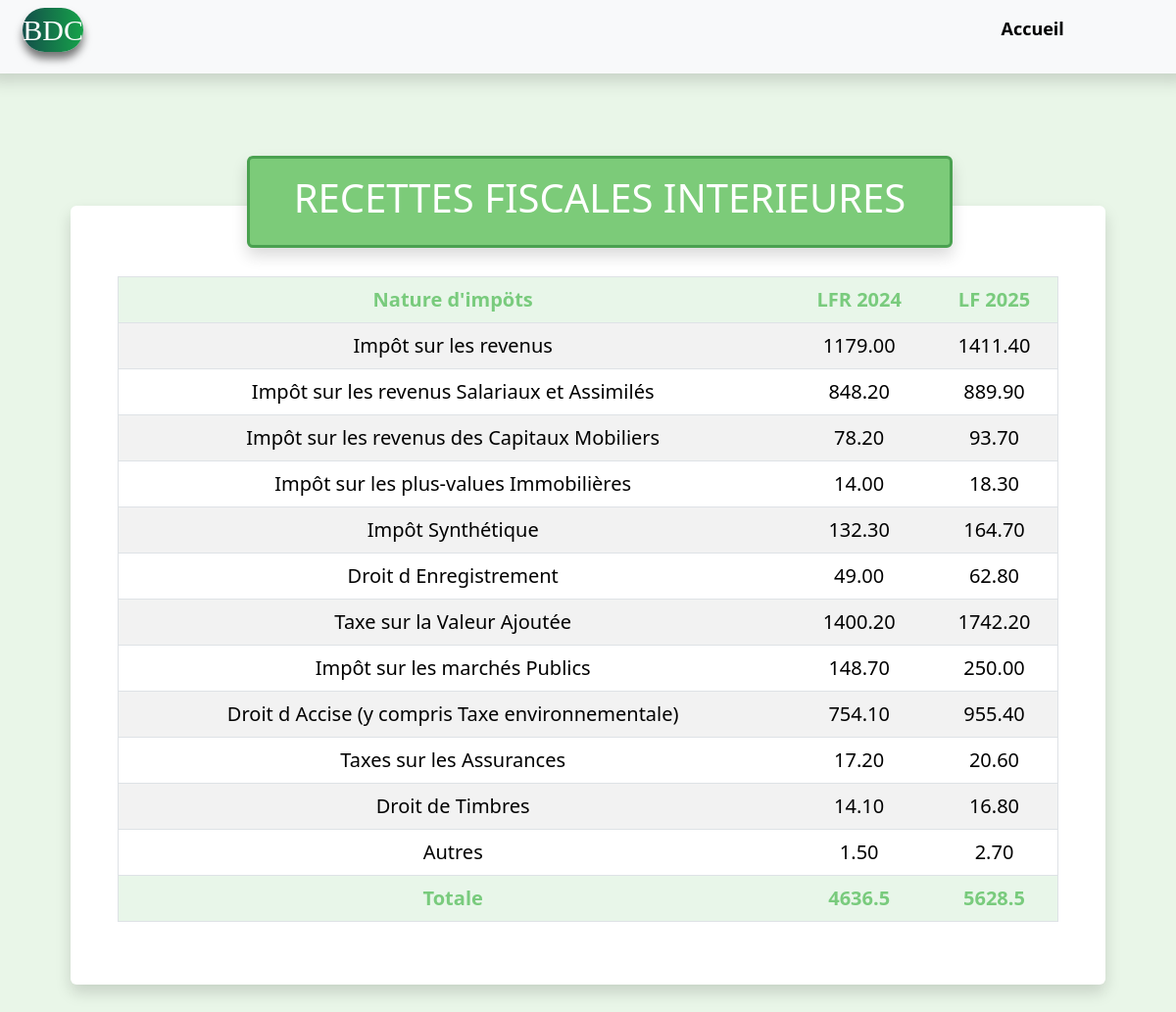
The page /pages/recette_fiscale.php on the database its author committed.
### tables this page shows
create table tableau3(
    Nom VARCHAR(100),
    avant DECIMAL(10,2),
    apres DECIMAL(10,2)
);

### inc/connecxon.php (called while the page is built, shortened)
<?php
function dbconnect()
{
    static $connect = null;
    if ($connect === null) {
        $connect = mysqli_connect('localhost','root','','BDC');
        mysqli_set_charset($connect, 'utf8mb4');
    }
    return $connect;
}
?>

### inc/fonction.php (called while the page is built, shortened)
<?php
    include('connecxon.php');
    function totale_recettes_fiscales()
    {
        $sql ="SELECT * FROM tableau3";
        $requet = mysqli_query(dbconnect(),$sql);
        $avant = 0;
        $apres = 0;
        $result = array();
        while($recettes_fiscales = mysqli_fetch_assoc($requet))
        {
            $avant = $avant + $recettes_fiscales['avant'];
            $apres = $apres + $recettes_fiscales['apres'];
        }
        $result[0] = $avant;
        $result[1] = $apres;
        return $result;
    }
?>

### pages/recette_fiscale.php (the view, shortened to what this page needs)
<?php
    include('../inc/fonction.php');
    $recettes_fiscales = table_recettes_fiscales();
    $taille = 0;
    while (isset($recettes_fiscales[$taille]))
    {
        $taille++;
    }
    $totale_recettes_fiscales = totale_recettes_fiscales();
?>
<!DOCTYPE html>
<html lang="en">
<head>
    <link href="../assets/bootstrap/css/bootstrap.min.css" rel="stylesheet">
    <link rel="stylesheet" href="../assets/css/style.css">
</head>
<body>
    <?php include('header1.php') ?>
    <main class="m-4 p-4">
        <div class="p-4">
            <div class="titre_recette shadow rounded">
                <h1 class="text-center p-3 text-white">RECETTES FISCALES INTERIEURES</h1>
            </div>
            <div class="container contait_table_recette p-5 rounded shadow mb-4" style="font-size:20px;">
                <table  class="table table-striped table-hover text-center rounded border mt-4">
                <thead>
                    <tr class="fw-bold">
                        <td style="background-color: #e8f6e9ff; color: #79cb7dff">Nature d'impöts</td>
                        <td style="background-color: #e8f6e9ff; color: #79cb7dff">LFR 2024</td>
                        <td style="background-color: #e8f6e9ff; color: #79cb7dff">LF 2025</td>
                    </tr>
                </thead>
                <tbody>
                    <?php for($i = 0; $i < $taille; $i++) { ?>
                    <tr>
                            <td><?php echo $recettes_fiscales[$i]['Nom']?></td>
                            <td><?php echo $recettes_fiscales[$i]['avant']?></td>
                            <td><?php echo $recettes_fiscales[$i]['apres']?></td>
                        </tr>
                    <?php } ?>
                </tbody>
                <tfoot>
                    <tr class="fw-bold">
                        <td style="background-color: #e8f6e9ff; color: #79cb7dff">Totale</td>
                        <td style="background-color: #e8f6e9ff; color: #79cb7dff"><?php echo $totale_recettes_fiscales[0]?></td>
                        <td style="background-color: #e8f6e9ff; color: #79cb7dff"><?php echo $totale_recettes_fiscales[1]?></td>
                    </tr>
                </tfoot>
            </table>
            </div>
        </div>
    </main>
</body>
</html>

### assets/css/style.css (style rules this page uses)
body { background-color: #e9f6e8; }
.titre_recette { margin-top: 1%; position: absolute; width: 60%; margin-left: 15%; background-color: #7ccb79; border: 3px solid #4aa150; }
.contait_table_recette { margin-top: 6%; background-color: white; }

### rows shown on the page
tableau3: Nom "Impôt sur les revenus", avant "1179.00", apres "1411.40"
tableau3: Nom "Impôt sur les revenus Salariaux et Assimilés", avant "848.20", apres "889.90"
tableau3: Nom "Impôt sur les revenus des Capitaux Mobiliers", avant "78.20", apres "93.70"
tableau3: Nom "Impôt sur les plus-values Immobilières", avant "14.00", apres "18.30"
tableau3: Nom "Impôt Synthétique", avant "132.30", apres "164.70"
tableau3: Nom "Droit d Enregistrement", avant "49.00", apres "62.80"
tableau3: Nom "Taxe sur la Valeur Ajoutée", avant "1400.20", apres "1742.20"
tableau3: Nom "Impôt sur les marchés Publics", avant "148.70", apres "250.00"
tableau3: Nom "Droit d Accise (y compris Taxe environnementale)", avant "754.10", apres "955.40"
tableau3: Nom "Taxes sur les Assurances", avant "17.20", apres "20.60"
tableau3: Nom "Droit de Timbres", avant "14.10", apres "16.80"
tableau3: Nom "Autres", avant "1.50", apres "2.70"

### other values the page prints
$totale_recettes_fiscales[0] "4636.5"
$totale_recettes_fiscales[1] "5628.5"
